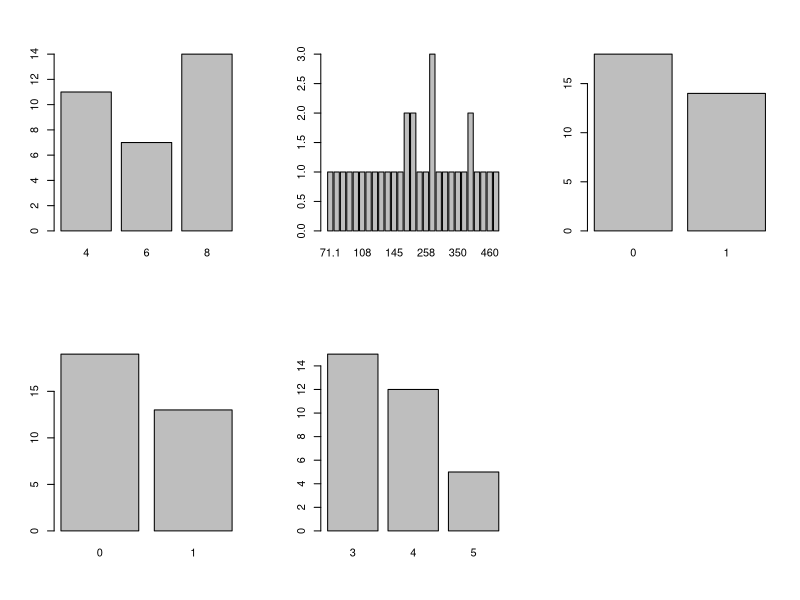

This chart was generated by the following R code: (Note: this script raises an error after producing the figure.)

# ---------------Assignment 7.2---------------


# 1. Write a program to create barplots for all the categorical columns in mtcars.

mtcars
str(mtcars)
# change the categorical variables to factor
library(dplyr)
mtcars1 <- mutate(mtcars, 
                 cyl = as.factor(cyl),
                 disp = as.factor(disp),
                 vs = as.factor(vs),
                 am = as.factor(am),
                 gear = as.factor(gear),
                 carb = as.factor(carb))
str(mtcars1)

is.fact <- sapply(mtcars1, is.factor)  # checking the categorical variables
mtcars2 <- mtcars1[,is.fact]   # creating dataframe of only factor class of variables

str(mtcars2)                   # check structure
par(mfrow= c(2,3))             # Set plot area

lapply(lapply(mtcars2[,1:5], table), barplot)  # barplots for categorical var

# 2. Create a scatterplot matrix by gear types in mtcars dataset.
str(mtcars)
library(car)
scatterplot.matrix(~mpg+drat+wt+qsec|gear, data=mtcars)

# 3. Write a program to create a plot density by class variable.
par(mfrow = c(1,1))
x <- mtcars$mpg          # assign mpg to a object
h <- hist(x, breaks = 10, col = "red", 
          xlab = "MPG", 
          main = "Density plot of mpg")        # plot histogram of the object
xfit <- seq(min(x), max(x), length = 40)       # create 40 points on x axis
yfit <- dnorm(xfit, mean = mean(x), sd= sd(x)) # normal plot of xfit
yfit <- yfit*diff(h$mids[1:2]*length(x))       # mids of the histogram with changing x
lines(xfit, yfit, col="Blue", lwd = 3)         # line plot for xfit and yfit
